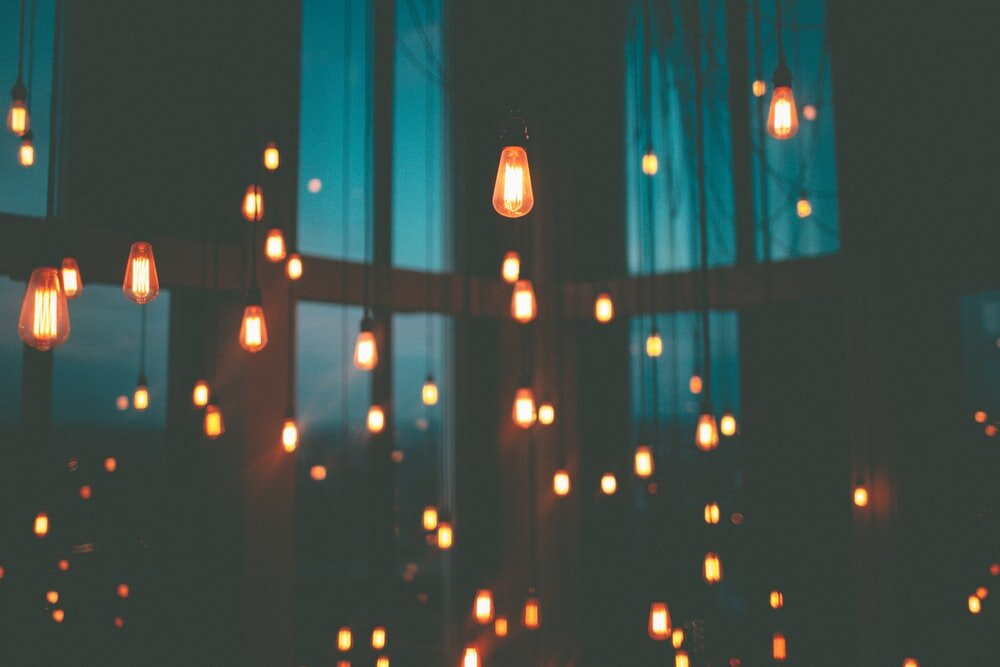
#> input picture first-light-sources/img5.jpg, 1000 x 667 px
$ python light-sources-detection.py
#> lines starting #> are read from the running program, lines starting #| are printed output that depends on the picture; after the words box and inside, x2 and y2 are one past the last pixel; in counts of white or black regions, pixels touching at a corner belong together
import cv2
import numpy as np
import colorsys
import random as rd

img1 = './img1.jpg'
img2 = './img2.jpg'
img3 = './img3.jpg'
img4 = './img4.jpg'
img5 = './img5.jpg'
img6 = './img6.jpg'
img7 = './img7.jpg'
img8 = './img8.png'

read_img = cv2.imread(img5)
#> read_img is the input picture: shape (667, 1000, 3); mean B, G, R 70.3, 74.8, 60.5

img_result = cv2.cvtColor(read_img, cv2.COLOR_HSV2BGR)
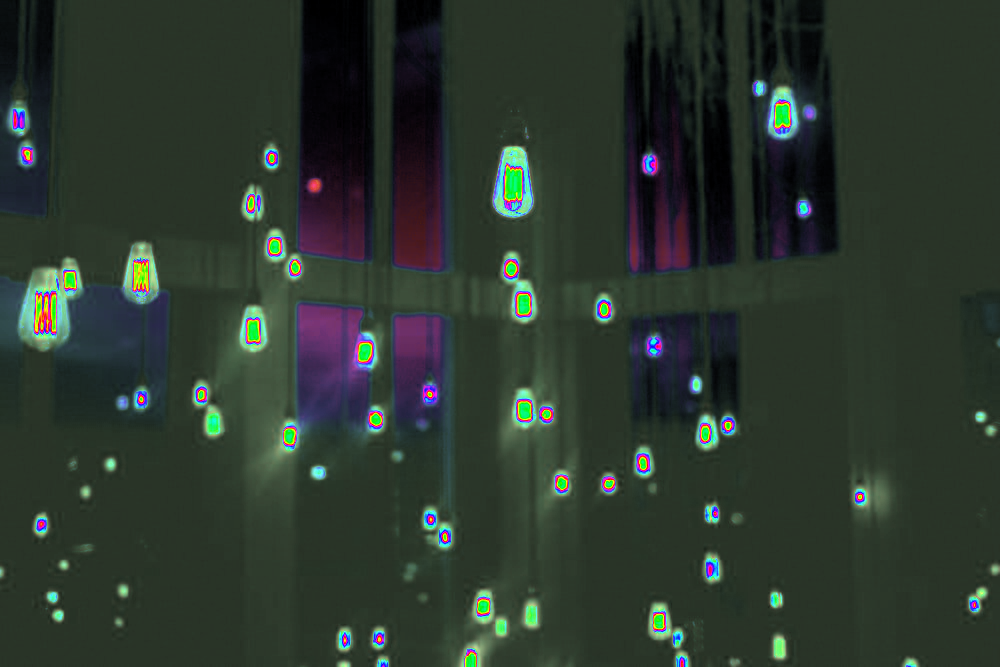
#> img_result: shape (667, 1000, 3); mean B, G, R 46.3, 55.6, 44.5
img_data = np.array(read_img)
b, g, r = cv2.split(read_img)
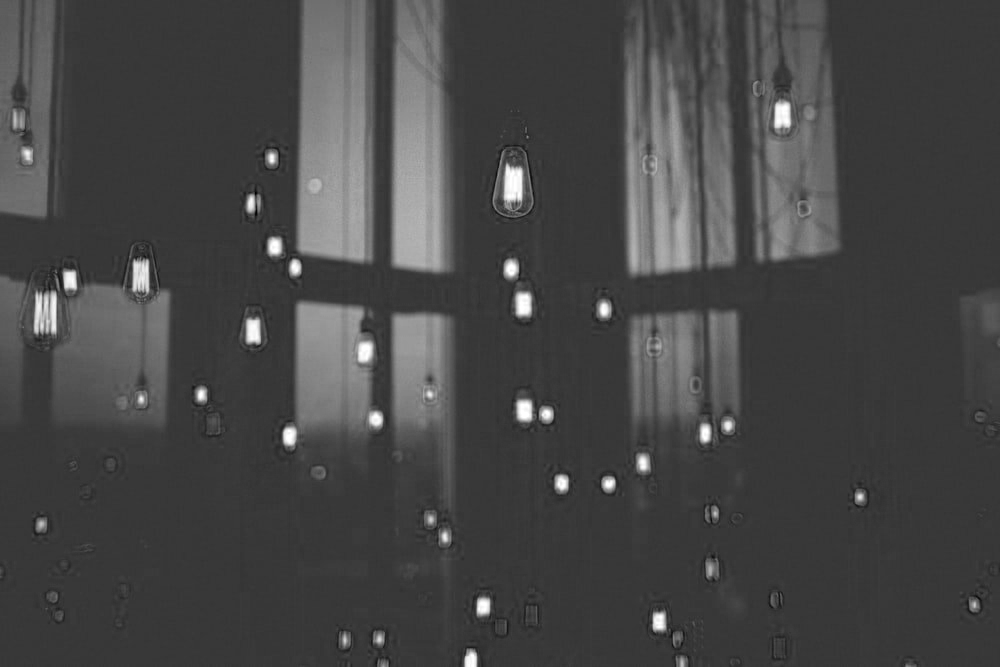
#> b: shape (667, 1000); min 0, max 255, mean 70.3
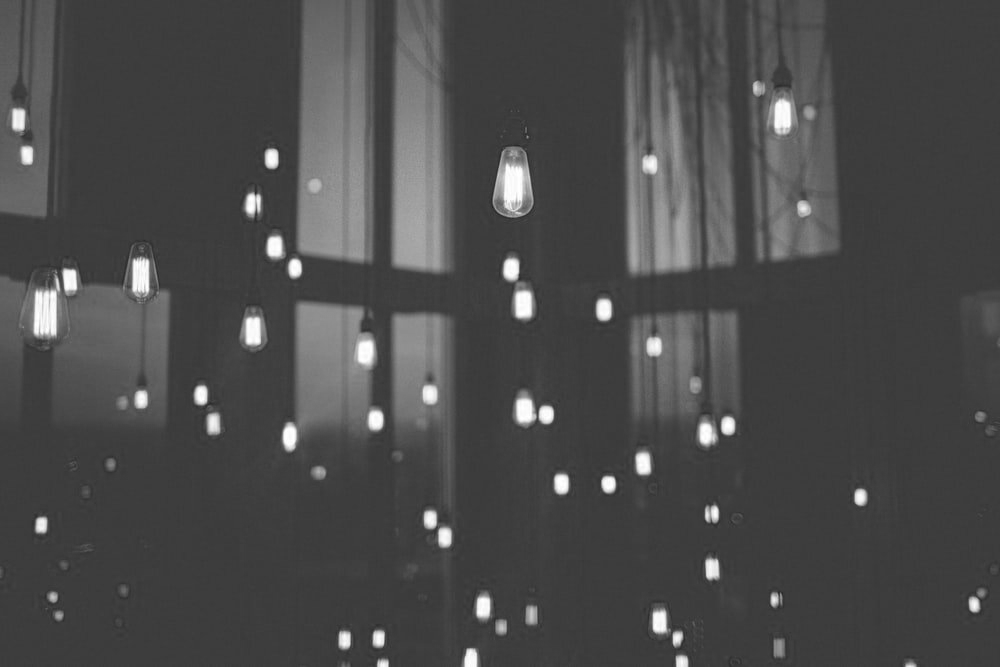
#> g: shape (667, 1000); min 32, max 255, mean 74.8
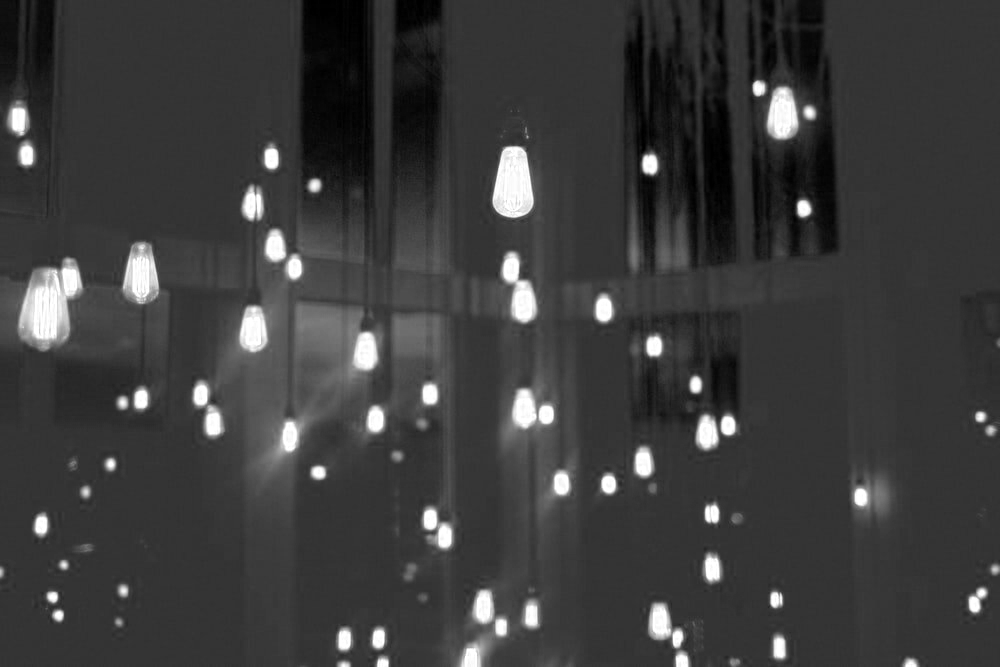
#> r: shape (667, 1000); min 0, max 255, mean 60.5
print(b, g, r)
#> (printed output is left out)
print('\n')

# apply Canny edge detection using a wide threshold, tight
# threshold, and automatically determined threshold
blurred = cv2.GaussianBlur(img_result, (5, 5), 0)
wide = cv2.Canny(blurred, 10, 200)
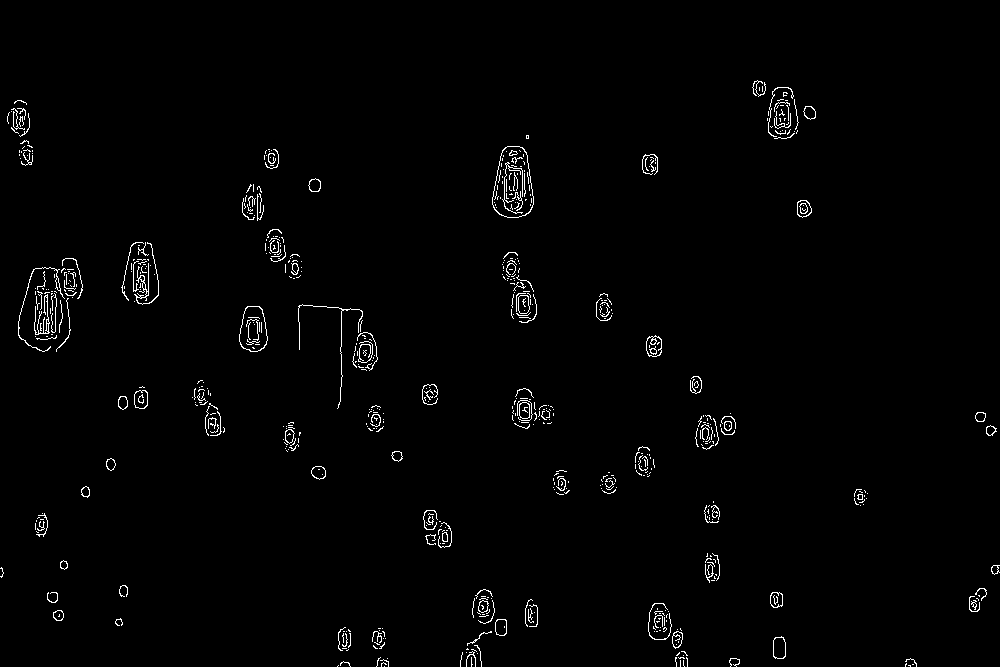
#> wide: shape (667, 1000); 1.4% white in thin lines or dots, all inside (x1, y1, x2, y2) = (0, 80, 1000, 667)
tight = cv2.Canny(blurred, 225, 250)
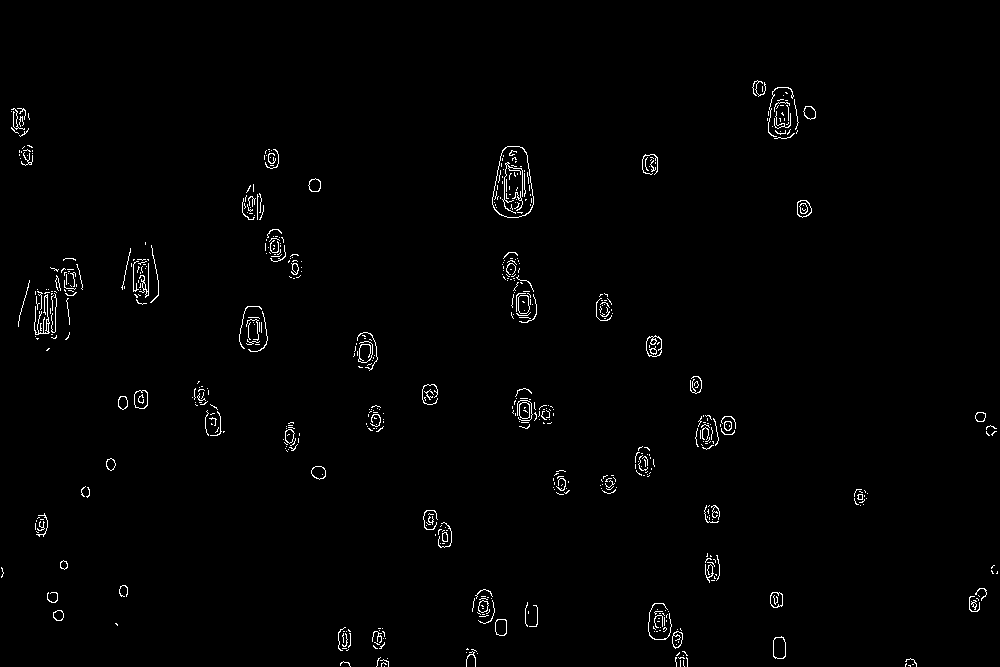
#> tight: shape (667, 1000); 1.2% white in thin lines or dots, all inside (x1, y1, x2, y2) = (1, 80, 998, 667)

# edged = cv2.Canny(img_result, 100, 200)
# edged = cv2.Canny(blurred, 100, 200)
edged = cv2.Canny(blurred, 225, 250)

contours, hierarchy = cv2.findContours(edged.copy(), cv2.RETR_EXTERNAL, cv2.CHAIN_APPROX_NONE)
#> contours = 575 contours, 549 with area under 20; largest, box (x1, y1, x2, y2) and area: (492, 146, 534, 218) 2286, (646, 335, 662, 357) 268, (773, 636, 786, 659) 239, (134, 390, 148, 409) 212, (797, 200, 812, 218) 194
deepcopy_img = read_img.copy()


def get_contour_areas(cnts):
    all_areas = []
    for cnt in cnts:
        area = cv2.contourArea(cnt)
        all_areas.append(area)
#> this loop made 575 passes
#> area on passes 31, 35, 56: 239, 132.5, 164.5
#> after the loop, all_areas = 575 values, max 2285.5 at index 539, min 0 at index 0, mean 10.23
    return all_areas


print("Contour Areas before Sorting", get_contour_areas(contours))
#> (printed output is left out)
sorted_contours = sorted(contours, key=cv2.contourArea, reverse=True)
#> sorted_contours has the same summary as contours
print("Contour Areas after Sorting", get_contour_areas(sorted_contours))
#> the loop in get_contour_areas (call 2), `for cnt in cnts:` made 575 passes
#> area on passes 1 to 3: 2285.5, 268, 239
#> (printed output is left out)

for c in sorted_contours:
#> (the run stopped early here; a loop or call above may not have finished)
